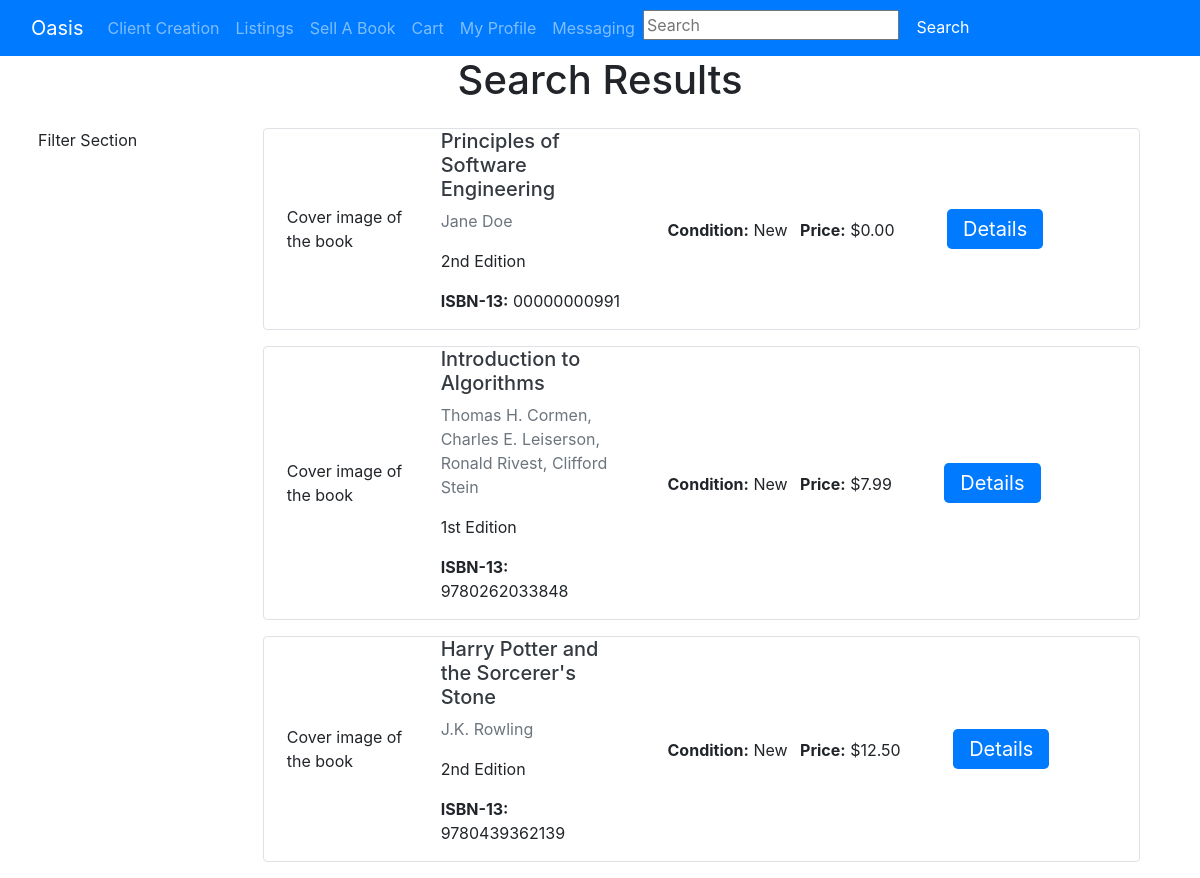
The page /pages/listings/ on the database its author committed.
### pages/models.py (models this page shows, shortened)
class Listing(models.Model):
    id = models.UUIDField(primary_key=True, default=uuid.uuid4, help_text='unique id for this listing')
    book = models.ForeignKey('Book', on_delete=models.RESTRICT, null=True)
    date_added = models.DateTimeField(auto_now_add=True)
    user = models.ForeignKey(User,
                        default = 1,
                        null = True,
                        on_delete = models.SET_NULL
                        )
    price= models.DecimalField(max_digits=10, decimal_places=2)
    hide_listing = models.BooleanField(default=False)
    times_reported = models.SmallIntegerField(default=0)
    report = models.ForeignKey('ReportListing',null = True, on_delete = models.SET_NULL)
    condition = models.CharField(
        max_length=1,
        choices=CONDITION,
        blank=True,
        default=1,
        help_text='Book condition',
    )
    class Meta:
        ordering = ['-date_added']
    def get_absolute_url(self):
        return reverse('listings-detail', args=[str(self.id)])

class Book(models.Model):
    title = models.CharField(max_length=200)
    author = models.CharField(max_length=100)
    isbn = models.CharField('ISBN', max_length=13, unique=True, help_text='13 Character <a href="https://www.isbn-international.org/content/what-isbn">ISBN number</a>')
    edition = models.CharField(max_length=5) #length here assumes no more than 999th edition -- seems like a reasonable assumption
    pub_year = models.SmallIntegerField()

### pages/views.py (the view)
# urls.py: path('listings/', views.ListingView.as_view(), name='listings'),
class ListingView(generic.ListView):
    model = Listing
    context_object_name = 'listing_view'
    queryset = Listing.objects.all()
    template_name = 'listings_view.html'  # Specify your own template name/location
    def get_queryset(self, *args, **kwargs):
        val = self.request.GET.get("q")
        if val:
            queryset = Listing.objects.filter(
                Q(book__title__icontains=val) |
                Q(book__author__icontains=val) |
                Q(book__isbn__icontains=val)
                ).distinct()
        else:
            queryset = Listing.objects.all()
        return queryset

### cart/context_processors.py (called while the page is built)
def cart(request):
     return {'cart': Cart(request)}

### pages/templates/listings_view.html (shortened to what this page needs)
{% extends "base.html" %}
{% block content %}
<div class="text-center">
  <h1>Search Results</h1>
</div>
<div class="row">
  <div class="col-12 col-lg-12 py-2 mx-auto">
  </div>
</div>
{% if object_list %}
<div class="row mx-auto">
  <div class="col-lg-2 ml-2">
    Filter Section
  </div>
  <div class="col-lg-9 col-md-10 col-sm-12 mx-auto">
    {% for object in object_list %}
      {% if object.hide_listing is False %}
        <div class="row border rounded mb-3" style="min-height: 200px;">
          <div class="col-lg-2 col-md-2 col-sm-2 mx-2 my-auto" >
            Cover image of the book
          </div>
          <div class="col-lg-3 col-md-5 col-sm-2 my-auto">
            <a class="text-decoration-none text-dark" href="{{ object.get_absolute_url }}" ><h5> {{ object.book.title }}</h5></a>
            <p class="text-muted"> {{ object.book.author }}</p>
            <p>{{ object.book.edition }} Edition</p>
            <p><strong>ISBN-13:</strong> {{ object.book.isbn }}</p>
          </div>
          <div class="my-auto mr-2 col-lg-6 col-md-6 col-sm-6">
            <span class="mx-2"><strong>Condition:</strong> {{object.get_condition_display}}</span>
            <span><strong>Price:</strong> ${{ object.price}}</span>
            <a href="{{ object.get_absolute_url }}" class="btn-lg btn-primary ml-5">Details</a>
          </div>
        </div>
      {% endif %}
      {% endfor %}
    </div>
  </div>
</div>
{% else %}
<p>There are no current listings.</p>
{% endif %}
{% endblock %}

### pages/templates/base.html (shortened to what this page needs)
<!DOCTYPE html>
<html lang="en">
<head>
  <link rel="stylesheet" href="https://cdn.jsdelivr.net/npm/bootstrap@4.5.3/dist/css/bootstrap.min.css">
</head>
<body>
  {% block sidebar %}
  <nav class="navbar navbar-expand-lg navbar-dark bg-primary sticky-top">
    <div class="container-fluid">
      <a class="navbar-brand" href="{% url 'index' %}">Oasis</a>
      <div class="collapse navbar-collapse" id="navbarNav">
        <ul class="navbar-nav">
          <li class="nav-item">
            <a class="nav-link" href="{% url 'clientcreation' %}">Client Creation</a>
          </li>
          <li class="nav-item">
            <a class="nav-link" href="{% url 'listings' %}">Listings</a>
          </li>
          <li class="nav-item">
            <a class="nav-link" href="{% url 'sellerlisting' %}">Sell A Book</a>
          </li>
          <li class="nav-item">
            <a class="nav-link" href="{% url 'cart:cartdetail' %}">Cart</a>
          </li>
		      <li class="nav-item">
			       <a class="nav-link" href="{% url 'profile' %}">My Profile</a>
		      </li>
          <li class="nav-item">
            <a class="nav-link" href="{% url 'messaging' %}">Messaging</a>
          </li>
          <li class="nav-item">
            <form name="search" method="GET" action="{% url 'listings' %}">
              <input type="text" name="q" placeholder="Search"/>
              <button class="btn btn-primary " type="submit">Search</button>
            </form>
          </li>
        </ul>
      </div>
    </div>
  </nav>
  {% endblock %}
  <div class="col-sm-12">{% block content %}{% endblock %}</div>
</body>
</html>

### rows shown on the page
Listing: book "Principles of Software Engineering", book.author "Jane Doe", book.edition "2nd", book.isbn "00000000991", condition "New", price "0.00"
Listing: book "Introduction to Algorithms", book.author "Thomas H. Cormen, Charles E. Leiserson, Ronald Rivest, Clifford Stein", book.edition "1st", book.isbn "9780262033848", condition "New", price "7.99"
Listing: book "Harry Potter and the Sorcerer's Stone", book.author "J.K. Rowling", book.edition "2nd", book.isbn "9780439362139", condition "New", price "12.50"
